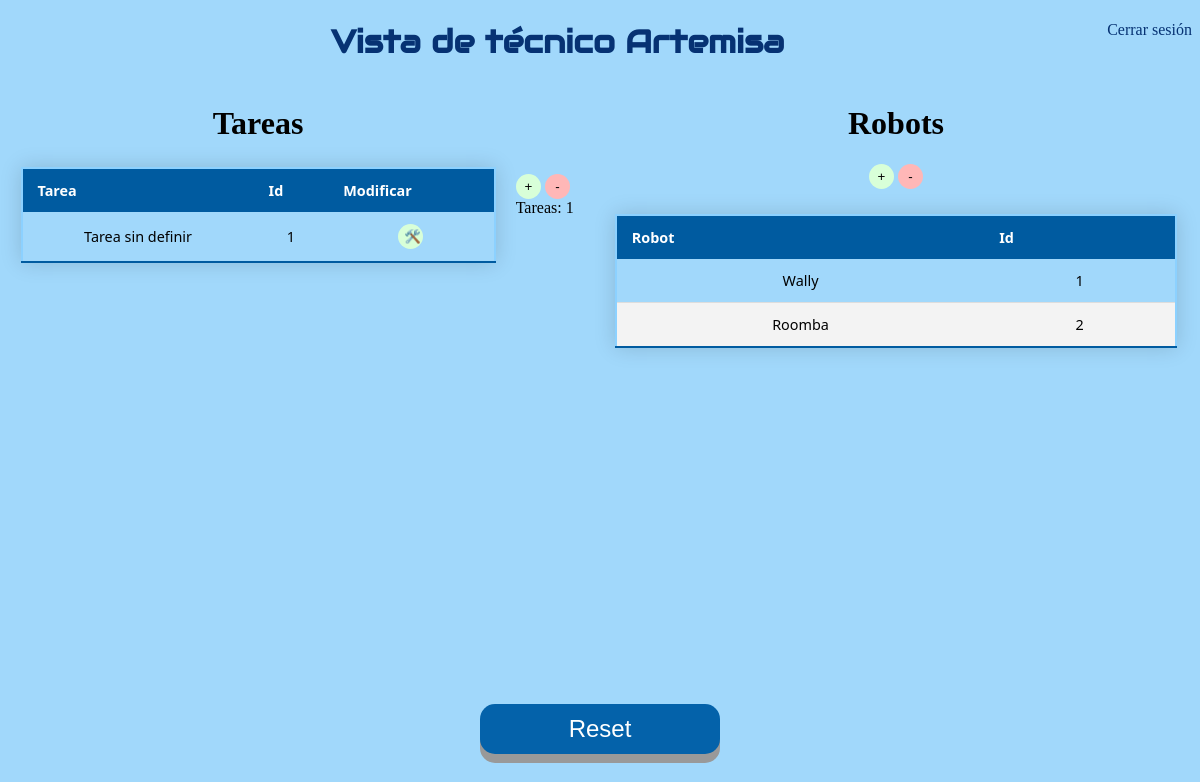
The page /Interfaz_tecnico.html on the database its author committed.
### app.py (models this page shows)
class Todo(db.Model): #Tabla para tareas creadas
    id = db.Column(db.Integer, primary_key=True)
    content = db.Column(db.String(200), nullable=False)
    priority = db.Column(db.String(200))        # prioridad
    descripcion = db.Column(db.String(200))             # Descripcion
    atributos = db.Column(db.String(800))               # Atributos

class Robo(db.Model):
    id = db.Column(db.Integer, primary_key=True)
    nombre = db.Column(db.String(200), nullable=False)

### app.py (the view)
@app.route('/Interfaz_tecnico.html', methods=['POST','GET'])     # Redireccion a Tecnico
def tecnico():
    tasks = Todo.query.order_by(Todo.id).all() # Este método nos devuelve todos los elementos de la tabla de la base de datos
    rob = Robo.query.order_by(Robo.id).all()
    return render_template('Interfaz_tecnico.html', tasks=tasks, rob=rob) # Presentar las tareas

### templates/Interfaz_tecnico.html (shortened to what this page needs)
{% extends 'base.html' %}
{% block head %}
</head>
{% endblock %}
{% block body %}
<a style="float:right" href="index.html">Cerrar sesión</a>
  <h1 class="principal" style="text-align:center"> Vista de técnico Artemisa</h1>
<div class="inline-div-izquierda">
  <h1 class="Copper">Tareas</h1>
  <center>
    <table>
      <thead>
        <tr>
            <th> Tarea</th>
            <th> Id </th>
            <th> Modificar </th>
        </tr>
      </thead>
      {% for task in tasks %}
        {% if task.id!=1 %}
          <tr>
            <td> {{ task.content }}</td>
            <td> {{ task.id - 1 }} </td>
            <td> <button type="button" class="button3" onClick="window.location.href='/update/{{ task.id }}';">🛠️</button> </td>
          </tr>
        {% endif %}
      {% endfor %}
      </table>
  </center>
</div>
<div class="inline-div-izquierda2">
  <br> <br> <br> <br> <br>
  <button type="button" class="button3" onClick="window.location.href='/new_update/{{ tasks[-1].id }}';">+</button>
  <button type="button" class="button4" onClick="window.location.href='/delete';">-</button>
 <br> &nbsp;
  Tareas:
  <a id="clicks">{{ tasks[-1].id -1 }}</a> <br>
</div>
<center>
  <div class="inline-div-derecha">
    <h1 class="Copper"> Robots</h1>
    <button type="button" class="button3" onClick="window.location.href='/nuevo_robot';">+</button>
    <button type="button" class="button4" onClick="window.location.href='/delete_robot';">-</button>
    <br>
    <table>
      <thead>
        <tr>
            <th> Robot</th>
            <th> Id </th>
        </tr>
      </thead>
      {% for robot in rob %}
      {% if robot.id!=1 %}
          <tr>
            <td> {{ robot.nombre }}</td>
            <td> {{ robot.id - 1 }} </td>
          </tr>
        {% endif %}
      {% endfor %}
      </table>
  </div>
  <br>
  <br>
</center>
<br> <br> <br> <br> <br> <br> <br> <br> <br> <br> <br> <br> <br> <br> <br> <br> <br> <br> <br> <br> <br>
<center>
  <button id="boton2" class="button2" onclick="window.location.href='/reset';">Reset</button>
</center>
  {% endblock %}

### static/css/main.css (style rules this page uses)
a:link { text-decoration: none; color: rgb(6, 50, 115); }
body { background-color: #a1d8fb; }
h1.Copper { font-family: Copperplate, Papyrus, fantasy; text-align: center }
h1.principal { font-family: "Audiowide", sans-serif; color: rgb(6, 50, 115); }
.button2 { width: 20%; height: 50px; position: absolute; top: 88%; left: 40%; font-size: 24px; text-align: center; position: absolute; bottom: 30px; right: 600px; cursor: pointer; outline: none; color: #fff; background-color: #0462aa; border: none; border-radius: 15px; box-shadow: 0 9px #999; }
.button3 { width: 25px; height: 25px; border: none; border-radius: 15px; background-color: #d8ffd8; }
.button4 { width: 25px; height: 25px; border: none; border-radius: 15px; background-color: #ffb7b7; }
.inline-div-derecha { width: 50%; float: right; }
.inline-div-izquierda { width: 500px; float: left; }
.inline-div-izquierda2 { width: 72px; float: left; }
table { border: 2px solid rgb(140, 209, 255); border-collapse: collapse; width: 95%; margin: 25px 0; font-size: 0.9em; font-family: "Segoe UI"; text-align: center; min-width: 400px; box-shadow: 0 0 20px rgba(0, 0, 0, 0.15); }
thead tr { background-color: #005ba0; color: #ffffff; text-align: left; }
th, td { padding: 12px 15px; }
tbody tr { border-bottom: 1px solid #dddddd; }
tbody tr:nth-of-type(even) { background-color: #f3f3f3; }
tbody tr:last-of-type { border-bottom: 2px solid #005ba0; }

### rows shown on the page
Todo: content "Tarea sin definir", id "1"
Robo: nombre "Wally", id "1"
Robo: nombre "Roomba", id "2"

### other values the page prints
{{ tasks[-1].id -1 }} "1"
